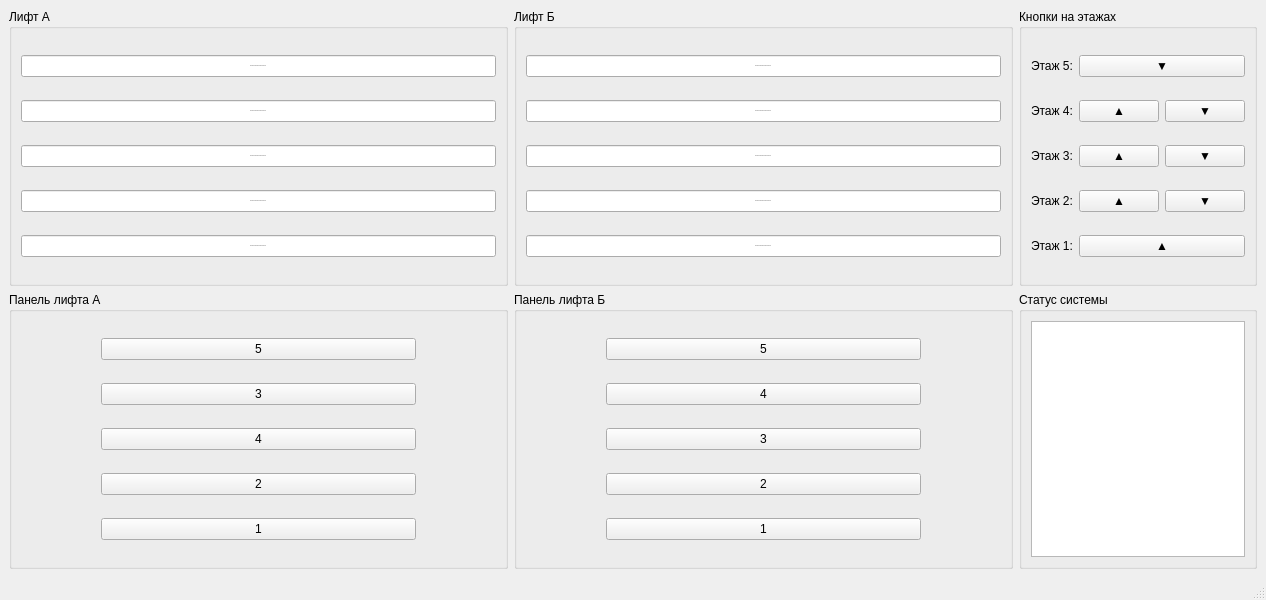
<?xml version="1.0" encoding="UTF-8"?>
<ui version="4.0">
 <class>MainWindow</class>
 <widget class="QMainWindow" name="MainWindow">
  <property name="geometry">
   <rect>
    <x>0</x>
    <y>0</y>
    <width>1266</width>
    <height>600</height>
   </rect>
  </property>
  <property name="windowTitle">
   <string>MainWindow</string>
  </property>
  <property name="styleSheet">
   <string notr="true">QMainWindow {
    background-color: #0a0f0a;
    border: 1px solid #1a3b1a;
}

QMainWindow &gt; QWidget {
    background-color: #0a0f0a;
}

QFrame {
    background-color: #0c120c;
    border: 1px solid #1f4f1f;
    border-radius: 12px;
    padding: 8px;
    margin: 4px;
}

QGroupBox {
    background-color: #0c120c;
    border: 2px solid #1f6f1f;
    border-radius: 12px;
    margin-top: 14px;
    font-family: &quot;Courier New&quot;, &quot;Consolas&quot;, monospace;
    font-weight: bold;
    color: #2eff2e;
}

QGroupBox::title {
    subcontrol-origin: margin;
    left: 12px;
    padding: 0 8px 0 8px;
    background-color: #0a0f0a;
    color: #4aff4a;
    font-weight: bold;
}

QTextEdit {
    background-color: #030603;
    color: #2eff2e;
    font-family: &quot;Courier New&quot;, &quot;Consolas&quot;, monospace;
    font-size: 12px;
    font-weight: 500;
    border: 2px solid #1f6f1f;
    border-radius: 10px;
    padding: 8px;
    selection-background-color: #1f4f1f;
}

QTextEdit:focus {
    border: 2px solid #3eff3e;
    background-color: #050a05;
}

QPushButton {
    background-color: #0a120a;
    color: #2eff2e;
    font-family: &quot;Courier New&quot;, &quot;Consolas&quot;, monospace;
    font-weight: bold;
    font-size: 13px;
    border: 2px solid #1f6f1f;
    border-radius: 10px;
    padding: 8px 16px;
    min-width: 80px;
}

QPushButton:hover {
    background-color: #1a2a1a;
    border: 2px solid #3eff3e;
    color: #6aff6a;
}

QPushButton:pressed {
    background-color: #0a2a0a;
    border: 2px solid #1faf1f;
    color: #1fcf1f;
}

QPushButton:disabled {
    color: #1a4f1a;
    border-color: #1a4f1a;
    background-color: #060a06;
}

QLineEdit {
    background-color: #030603;
    color: #2eff2e;
    font-family: &quot;Courier New&quot;, &quot;Consolas&quot;, monospace;
    font-size: 12px;
    border: 2px solid #1f6f1f;
    border-radius: 10px;
    padding: 6px 10px;
    selection-background-color: #1f4f1f;
}

QLineEdit:focus {
    border: 2px solid #3eff3e;
    background-color: #050a05;
}

QLabel {
    color: #2eff2e;
    font-family: &quot;Courier New&quot;, &quot;Consolas&quot;, monospace;
    font-size: 15px;
    background-color: transparent;
}

QLabel[class=&quot;title&quot;] {
    font-size: 20px;
    font-weight: bold;
    color: #4aff4a;
    border-bottom: 2px solid #1f6f1f;
    padding-bottom: 6px;
}

QLabel[class=&quot;subtitle&quot;] {
    font-size: 14px;
    font-weight: bold;
    color: #3aff3a;
    padding: 4px 0;
}

QLabel[class=&quot;output&quot;] {
    background-color: #030603;
    border: 1px solid #1f4f1f;
    border-radius: 8px;
    padding: 6px;
    font-family: monospace;
}</string>
  </property>
  <widget class="QWidget" name="centralwidget">
   <layout class="QGridLayout" name="gridLayout">
    <item row="0" column="1">
     <widget class="QGroupBox" name="groupBox_3">
      <property name="title">
       <string>Лифт Б</string>
      </property>
      <layout class="QGridLayout" name="gridLayout_6">
       <item row="0" column="0">
        <widget class="QLineEdit" name="liftB_5floor">
         <property name="font">
          <font>
           <family>Courier New</family>
           <pointsize>-1</pointsize>
           <bold>false</bold>
          </font>
         </property>
         <property name="text">
          <string>===========================</string>
         </property>
         <property name="alignment">
          <set>Qt::AlignmentFlag::AlignCenter</set>
         </property>
         <property name="readOnly">
          <bool>true</bool>
         </property>
        </widget>
       </item>
       <item row="1" column="0">
        <widget class="QLineEdit" name="liftB_4floor">
         <property name="font">
          <font>
           <family>Courier New</family>
           <pointsize>-1</pointsize>
           <bold>false</bold>
          </font>
         </property>
         <property name="text">
          <string>===========================</string>
         </property>
         <property name="alignment">
          <set>Qt::AlignmentFlag::AlignCenter</set>
         </property>
         <property name="readOnly">
          <bool>true</bool>
         </property>
        </widget>
       </item>
       <item row="2" column="0">
        <widget class="QLineEdit" name="liftB_3floor">
         <property name="font">
          <font>
           <family>Courier New</family>
           <pointsize>-1</pointsize>
           <bold>false</bold>
          </font>
         </property>
         <property name="text">
          <string>===========================</string>
         </property>
         <property name="alignment">
          <set>Qt::AlignmentFlag::AlignCenter</set>
         </property>
         <property name="readOnly">
          <bool>true</bool>
         </property>
        </widget>
       </item>
       <item row="3" column="0">
        <widget class="QLineEdit" name="liftB_2floor">
         <property name="font">
          <font>
           <family>Courier New</family>
           <pointsize>-1</pointsize>
           <bold>false</bold>
          </font>
         </property>
         <property name="text">
          <string>===========================</string>
         </property>
         <property name="alignment">
          <set>Qt::AlignmentFlag::AlignCenter</set>
         </property>
         <property name="readOnly">
          <bool>true</bool>
         </property>
        </widget>
       </item>
       <item row="4" column="0">
        <widget class="QLineEdit" name="liftB_1floor">
         <property name="font">
          <font>
           <family>Courier New</family>
           <pointsize>-1</pointsize>
           <bold>false</bold>
          </font>
         </property>
         <property name="text">
          <string>===========================</string>
         </property>
         <property name="alignment">
          <set>Qt::AlignmentFlag::AlignCenter</set>
         </property>
         <property name="readOnly">
          <bool>true</bool>
         </property>
        </widget>
       </item>
      </layout>
     </widget>
    </item>
    <item row="1" column="2">
     <widget class="QGroupBox" name="groupBox_6">
      <property name="title">
       <string>Статус системы</string>
      </property>
      <layout class="QGridLayout" name="gridLayout_5">
       <item row="0" column="0" colspan="2">
        <widget class="QTextEdit" name="processField">
         <property name="sizePolicy">
          <sizepolicy hsizetype="Ignored" vsizetype="Ignored">
           <horstretch>0</horstretch>
           <verstretch>0</verstretch>
          </sizepolicy>
         </property>
         <property name="minimumSize">
          <size>
           <width>30</width>
           <height>20</height>
          </size>
         </property>
        </widget>
       </item>
      </layout>
     </widget>
    </item>
    <item row="0" column="0">
     <widget class="QGroupBox" name="groupBox_2">
      <property name="title">
       <string>Лифт А</string>
      </property>
      <layout class="QGridLayout" name="gridLayout_7">
       <item row="0" column="0">
        <widget class="QLineEdit" name="liftA_5floor">
         <property name="font">
          <font>
           <family>Courier New</family>
           <pointsize>-1</pointsize>
           <bold>false</bold>
          </font>
         </property>
         <property name="text">
          <string>===========================</string>
         </property>
         <property name="alignment">
          <set>Qt::AlignmentFlag::AlignCenter</set>
         </property>
         <property name="readOnly">
          <bool>true</bool>
         </property>
        </widget>
       </item>
       <item row="1" column="0">
        <widget class="QLineEdit" name="liftA_4floor">
         <property name="font">
          <font>
           <family>Courier New</family>
           <pointsize>-1</pointsize>
           <bold>false</bold>
          </font>
         </property>
         <property name="text">
          <string>===========================</string>
         </property>
         <property name="alignment">
          <set>Qt::AlignmentFlag::AlignCenter</set>
         </property>
         <property name="readOnly">
          <bool>true</bool>
         </property>
        </widget>
       </item>
       <item row="2" column="0">
        <widget class="QLineEdit" name="liftA_3floor">
         <property name="font">
          <font>
           <family>Courier New</family>
           <pointsize>-1</pointsize>
           <bold>false</bold>
          </font>
         </property>
         <property name="text">
          <string>===========================</string>
         </property>
         <property name="alignment">
          <set>Qt::AlignmentFlag::AlignCenter</set>
         </property>
         <property name="readOnly">
          <bool>true</bool>
         </property>
        </widget>
       </item>
       <item row="3" column="0">
        <widget class="QLineEdit" name="liftA_2floor">
         <property name="font">
          <font>
           <family>Courier New</family>
           <pointsize>-1</pointsize>
           <bold>false</bold>
          </font>
         </property>
         <property name="text">
          <string>===========================</string>
         </property>
         <property name="alignment">
          <set>Qt::AlignmentFlag::AlignCenter</set>
         </property>
         <property name="readOnly">
          <bool>true</bool>
         </property>
        </widget>
       </item>
       <item row="4" column="0">
        <widget class="QLineEdit" name="liftA_1floor">
         <property name="font">
          <font>
           <family>Courier New</family>
           <pointsize>-1</pointsize>
           <bold>false</bold>
          </font>
         </property>
         <property name="text">
          <string>===========================</string>
         </property>
         <property name="alignment">
          <set>Qt::AlignmentFlag::AlignCenter</set>
         </property>
         <property name="readOnly">
          <bool>true</bool>
         </property>
        </widget>
       </item>
      </layout>
     </widget>
    </item>
    <item row="1" column="0">
     <widget class="QGroupBox" name="groupBox_5">
      <property name="title">
       <string>Панель лифта А</string>
      </property>
      <layout class="QGridLayout" name="gridLayout_3">
       <item row="1" column="1">
        <widget class="QPushButton" name="cabinAButton_3_floor">
         <property name="text">
          <string>3</string>
         </property>
        </widget>
       </item>
       <item row="4" column="1">
        <widget class="QPushButton" name="cabinAButton_1_floor">
         <property name="text">
          <string>1</string>
         </property>
        </widget>
       </item>
       <item row="3" column="1">
        <widget class="QPushButton" name="cabinAButton_2_floor">
         <property name="text">
          <string>2</string>
         </property>
        </widget>
       </item>
       <item row="2" column="1">
        <widget class="QPushButton" name="cabinAButton_4_floor">
         <property name="text">
          <string>4</string>
         </property>
        </widget>
       </item>
       <item row="0" column="1">
        <widget class="QPushButton" name="cabinAButton_5_floor">
         <property name="text">
          <string>5</string>
         </property>
        </widget>
       </item>
       <item row="4" column="2">
        <spacer name="horizontalSpacer">
         <property name="orientation">
          <enum>Qt::Orientation::Horizontal</enum>
         </property>
         <property name="sizeType">
          <enum>QSizePolicy::Policy::Maximum</enum>
         </property>
         <property name="sizeHint" stdset="0">
          <size>
           <width>80</width>
           <height>20</height>
          </size>
         </property>
        </spacer>
       </item>
       <item row="4" column="0">
        <spacer name="horizontalSpacer_2">
         <property name="orientation">
          <enum>Qt::Orientation::Horizontal</enum>
         </property>
         <property name="sizeType">
          <enum>QSizePolicy::Policy::Maximum</enum>
         </property>
         <property name="sizeHint" stdset="0">
          <size>
           <width>80</width>
           <height>20</height>
          </size>
         </property>
        </spacer>
       </item>
      </layout>
     </widget>
    </item>
    <item row="0" column="2">
     <widget class="QGroupBox" name="groupBox">
      <property name="title">
       <string>Кнопки на этажах</string>
      </property>
      <layout class="QGridLayout" name="gridLayout_2">
       <item row="0" column="0">
        <widget class="QLabel" name="label">
         <property name="text">
          <string>Этаж 5:</string>
         </property>
        </widget>
       </item>
       <item row="1" column="0">
        <widget class="QLabel" name="label_2">
         <property name="text">
          <string>Этаж 4:</string>
         </property>
        </widget>
       </item>
       <item row="1" column="1">
        <widget class="QPushButton" name="floorButton_4_up">
         <property name="text">
          <string>▲</string>
         </property>
        </widget>
       </item>
       <item row="1" column="2">
        <widget class="QPushButton" name="floorButton_4_down">
         <property name="text">
          <string>▼</string>
         </property>
        </widget>
       </item>
       <item row="2" column="0">
        <widget class="QLabel" name="label_3">
         <property name="text">
          <string>Этаж 3:</string>
         </property>
        </widget>
       </item>
       <item row="2" column="1">
        <widget class="QPushButton" name="floorButton_3_up">
         <property name="text">
          <string>▲</string>
         </property>
        </widget>
       </item>
       <item row="2" column="2">
        <widget class="QPushButton" name="floorButton_3_down">
         <property name="text">
          <string>▼</string>
         </property>
        </widget>
       </item>
       <item row="3" column="0">
        <widget class="QLabel" name="label_4">
         <property name="text">
          <string>Этаж 2:</string>
         </property>
        </widget>
       </item>
       <item row="3" column="1">
        <widget class="QPushButton" name="floorButton_2_up">
         <property name="text">
          <string>▲</string>
         </property>
        </widget>
       </item>
       <item row="3" column="2">
        <widget class="QPushButton" name="floorButton_2_down">
         <property name="text">
          <string>▼</string>
         </property>
        </widget>
       </item>
       <item row="4" column="0">
        <widget class="QLabel" name="label_5">
         <property name="text">
          <string>Этаж 1:</string>
         </property>
        </widget>
       </item>
       <item row="4" column="1" colspan="2">
        <widget class="QPushButton" name="floorButton_1_up">
         <property name="text">
          <string>▲</string>
         </property>
        </widget>
       </item>
       <item row="0" column="1" colspan="2">
        <widget class="QPushButton" name="floorButton_5_down">
         <property name="text">
          <string>▼</string>
         </property>
        </widget>
       </item>
      </layout>
     </widget>
    </item>
    <item row="1" column="1">
     <widget class="QGroupBox" name="groupBox_7">
      <property name="title">
       <string>Панель лифта Б</string>
      </property>
      <layout class="QGridLayout" name="gridLayout_4">
       <item row="8" column="1">
        <widget class="QPushButton" name="cabinBButton_1_floor">
         <property name="text">
          <string>1</string>
         </property>
        </widget>
       </item>
       <item row="8" column="2">
        <spacer name="horizontalSpacer_4">
         <property name="orientation">
          <enum>Qt::Orientation::Horizontal</enum>
         </property>
         <property name="sizeType">
          <enum>QSizePolicy::Policy::Maximum</enum>
         </property>
         <property name="sizeHint" stdset="0">
          <size>
           <width>80</width>
           <height>20</height>
          </size>
         </property>
        </spacer>
       </item>
       <item row="4" column="1">
        <widget class="QPushButton" name="cabinBButton_5_floor">
         <property name="text">
          <string>5</string>
         </property>
        </widget>
       </item>
       <item row="7" column="1">
        <widget class="QPushButton" name="cabinBButton_2_floor">
         <property name="text">
          <string>2</string>
         </property>
        </widget>
       </item>
       <item row="6" column="1">
        <widget class="QPushButton" name="cabinBButton_3_floor">
         <property name="text">
          <string>3</string>
         </property>
        </widget>
       </item>
       <item row="8" column="0">
        <spacer name="horizontalSpacer_3">
         <property name="orientation">
          <enum>Qt::Orientation::Horizontal</enum>
         </property>
         <property name="sizeType">
          <enum>QSizePolicy::Policy::Maximum</enum>
         </property>
         <property name="sizeHint" stdset="0">
          <size>
           <width>80</width>
           <height>20</height>
          </size>
         </property>
        </spacer>
       </item>
       <item row="5" column="1">
        <widget class="QPushButton" name="cabinBButton_4_floor">
         <property name="text">
          <string>4</string>
         </property>
        </widget>
       </item>
      </layout>
     </widget>
    </item>
   </layout>
  </widget>
  <widget class="QMenuBar" name="menubar">
   <property name="geometry">
    <rect>
     <x>0</x>
     <y>0</y>
     <width>1266</width>
     <height>24</height>
    </rect>
   </property>
  </widget>
  <widget class="QStatusBar" name="statusbar"/>
 </widget>
 <resources/>
 <connections/>
</ui>
